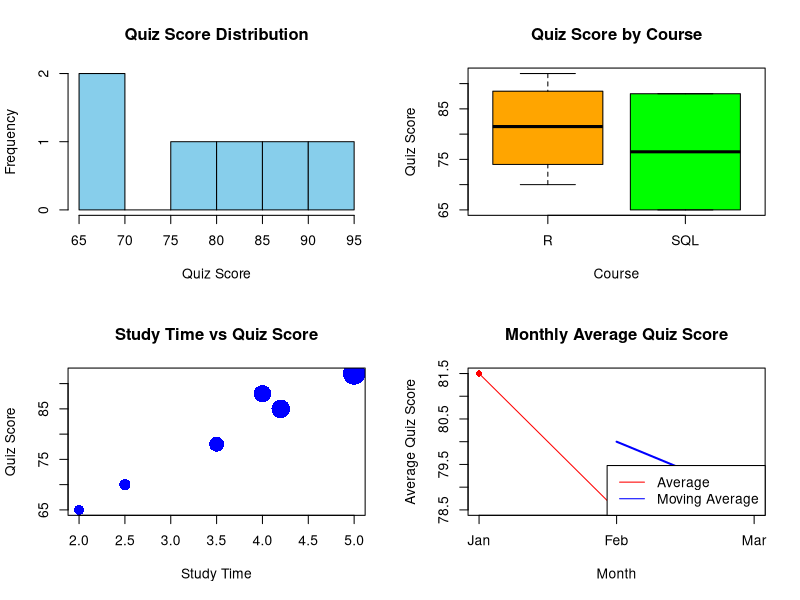

Reproduce this figure in R.
# ==========================================
# SET 8 - ALL OUTPUTS IN ONE VIEW
# ==========================================

# Create Dataset
data <- data.frame(
  Student_ID = c("L01","L02","L03","L04","L05","L06"),
  Gender = c("Male","Female","Male","Female","Male","Female"),
  Age = c(20,22,19,21,23,20),
  Course = c("R","R","SQL","R","R","SQL"),
  Study_Time = c(3.5,4.2,2.0,5.0,2.5,4.0),
  Videos_Watched = c(12,15,8,18,9,14),
  Quiz_Score = c(78,85,65,92,70,88),
  Login_Date = c("2025-01-05","2025-01-05","2025-02-08","2025-02-08","2025-03-12","2025-03-12")
)

# Convert Date
data$Login_Date <- as.Date(data$Login_Date)

# Display 4 plots in one window
par(mfrow = c(2,2))

# -----------------------------
# 1. Histogram
# -----------------------------
hist(data$Quiz_Score,
     col="skyblue",
     main="Quiz Score Distribution",
     xlab="Quiz Score",
     ylab="Frequency")

# -----------------------------
# 2. Box Plot
# -----------------------------
boxplot(Quiz_Score ~ Course,
        data=data,
        col=c("orange","green"),
        main="Quiz Score by Course",
        xlab="Course",
        ylab="Quiz Score")

# -----------------------------
# 3. Bubble Scatter Plot
# -----------------------------
plot(data$Study_Time,
     data$Quiz_Score,
     cex=data$Videos_Watched/5,
     pch=16,
     col="blue",
     xlab="Study Time",
     ylab="Quiz Score",
     main="Study Time vs Quiz Score")

# -----------------------------
# 4. Line Chart
# -----------------------------
avg <- c(81.5,78.5,79)

plot(avg,
     type="o",
     pch=16,
     col="red",
     xaxt="n",
     xlab="Month",
     ylab="Average Quiz Score",
     main="Monthly Average Quiz Score")

axis(1,
     at=1:3,
     labels=c("Jan","Feb","Mar"))

lines(stats::filter(avg, rep(1/2,2), sides=1),
      col="blue",
      lwd=2)

legend("bottomright",
       legend=c("Average","Moving Average"),
       col=c("red","blue"),
       lty=1)

# Restore normal layout
par(mfrow=c(1,1))
